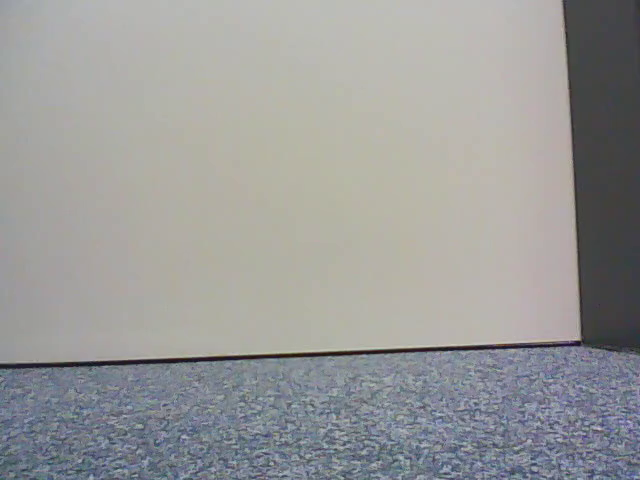
#> input picture frame 0 of Binary_classification/Log_video_office_oleg_7.avi, 640 x 480 px
$ python labelling_tool.py
#> lines starting #> are read from the running program, lines starting #| are printed output that depends on the picture
"""
Image labelling tool.
author: Naeem Iqbal
email : naeemiqbal996@gmail.com
Usage:
    This program takes a video file as input and generates four sub frames from each frame and put them into the door
    folder. After that you have to manually seperate door or not door images.
Provide the following paths:
    Input: Path to the video file from which to crop the images
    Output: Path to the folders containing positive and negative images

TODO:
    Add a button functionality at the time of displaying images and depending on which button was pressed decided
    whether the sub image has a door in it or not. Not sure if it will speed up the labelling process but it will be
    less prone to bad/wrong samples.
"""
from os import path
import cv2
from matplotlib import pyplot as plt

video_name = 'Log_video_office_oleg_7.avi'
vid = cv2.VideoCapture(video_name)
output_negative = '..//trainer//images//notdoor//'
output_positive = '..//trainer//images//notdoor//'
height = vid.get(cv2.CAP_PROP_FRAME_HEIGHT)
width = vid.get(cv2.CAP_PROP_FRAME_WIDTH)

print('The video resolution is: ',height , width)
frame_number = 0
amount_of_frames = vid.get(cv2.CAP_PROP_FRAME_COUNT)
while(True):
    vid.set(1, frame_number)            #Read the given frame number instead of reading the first frame again and again
    ret, frame = vid.read()
#> frame is the input picture: shape (480, 640, 3); mean B, G, R 152.6, 153.5, 153.2
    frame_number = frame_number +1
    if ret==True and (frame_number <= amount_of_frames):
        for section in range(1,5):
            section1 = frame[:,int((width / 4)*(section-1)):int((width / 4)*section)]
            filename = str(section)+'__'+video_name+'__'+str(frame_number)+'.jpg'
            #plt.imshow(section1)
            #check = plt.waitforbuttonpress()
            # if check==True:
            cv2.imwrite(path.join(output_positive , filename), section1)
            print ('Frame number', frame_number ,'Positive')
            # else:
            #     cv2.imwrite(path.join(output_negative, filename), section1)
            #     print('Frame number', frame_number ,'Negative')
            continue
#> this loop made 4 passes
#> pass 1, `section1 = frame[:,int((width / 4)*(section-1)):int((width / 4)*sectio..`:
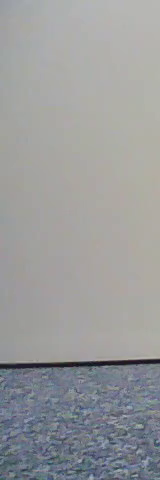
#> section1: shape (480, 160, 3); mean B, G, R 155.2, 154.4, 153.2
#> pass 2, `section1 = frame[:,int((width / 4)*(section-1)):int((width / 4)*sectio..`:
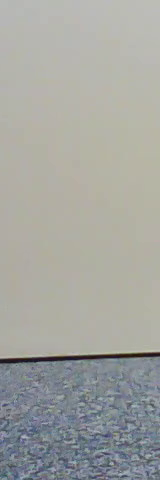
#> section1: shape (480, 160, 3); mean B, G, R 159.6, 164.3, 163.2
#> pass 3, `section1 = frame[:,int((width / 4)*(section-1)):int((width / 4)*sectio..`:
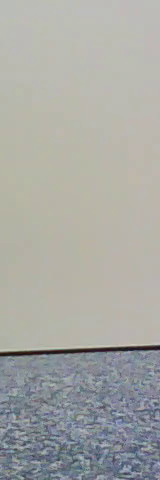
#> section1: shape (480, 160, 3); mean B, G, R 164.1, 168.1, 167.5

    if frame_number == amount_of_frames-1:
        print("[INFO] Video Completed ....")
        break
